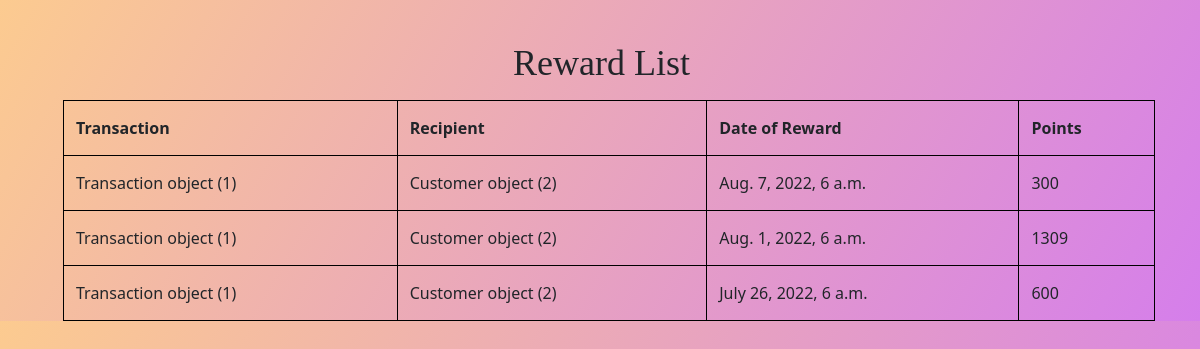
The app's page /wallet/reward_list/ with its own data.
### wallet/models.py (models this page shows)
class Reward(models.Model):
    transaction= models.ForeignKey(Transaction,on_delete=models.CASCADE,related_name='reward_transaction')
    recipient = models.ForeignKey(Customer,on_delete=models.CASCADE,related_name='reward_recipient')
    date_of_reward = models.DateTimeField()
    points = models.IntegerField()

class Transaction(models.Model):
    message = models.CharField(max_length=100)
    wallet = models.ForeignKey(Wallet,on_delete=models.CASCADE,related_name='transaction_wallet')
    transaction_amount = models.BigIntegerField()
    transaction_charge = models.IntegerField()
    transaction_type = models.CharField(max_length=16)
    origin_account = models.ForeignKey(Wallet, on_delete=models.CASCADE,related_name='transaction_origin')
    destination_account = models.ForeignKey(Wallet, on_delete=models.CASCADE,related_name='transaction_destination')

class Customer(models.Model):
    first_name=models.CharField(max_length=20)
    last_name=models.CharField(max_length=20)
    address=models.CharField(max_length=95)
    email=models.EmailField(max_length=254)
    phone_number=models.CharField(max_length=13)
    GENDER_CHOICES = (
           ("M", "Male"),
           ("F", "Female"),
           ("NB", "Non-Binary"),
    )
    gender=models.CharField(max_length=10,choices=GENDER_CHOICES)
    age=models.PositiveSmallIntegerField()
    profile_picture = models.ImageField(default='default.jpg', upload_to='profile_pics')

### wallet/views.py (the view)
# urls.py: path("reward_list/",list_rewards,name="registration"),
def list_rewards(request):
 rewards = Reward.objects.all()
 return render(request,'wallet/reward_list.html',
    {"Reward":rewards}
   )

### wallet/templates/wallet/reward_list.html (shortened to what this page needs)
<!DOCTYPE html>
<html lang="en">
<head>
 <link href="https://cdn.jsdelivr.net/npm/bootstrap@5.0.2/dist/css/bootstrap.min.css" rel="stylesheet">
</head>
<body>
  <h1>Reward List</h1>
  <table>
    <tr>
      <th>Transaction</th>
      <th>Recipient</th>
      <th>Date of Reward </th>
      <th>Points</th>
    </tr>
    <tr>{%for rewards in Reward%}</tr>
    <td>{{rewards.transaction}}</td>
    <td>{{rewards.recipient}}</td>
    <td>{{rewards.date_of_reward}}</td>
    <td>{{rewards.points}}</td>
    {%endfor%}
  </table>
</body>
</html>

### wallet/templates/wallet/reward_list.html (style rules this page uses)
body { background-image: linear-gradient(120deg, #fccb90 0%, #d57eeb 100%); }
table, td, th { border: 1px solid black; }
table { border-collapse: collapse; width: 91%; margin-top: 15px; margin-left: 63px; }
th { padding: 15px 12px; }
td { text-align: left; padding: 15px 12px; }
h1 { margin-left: 513px; padding-top: 42px; font-size: 36px; font-family: cursive; }

### records on screen
Reward: transaction "Transaction object (1)", recipient "Customer object (2)", date_of_reward "Aug. 7, 2022, 6 a.m.", points "300"
Reward: transaction "Transaction object (1)", recipient "Customer object (2)", date_of_reward "Aug. 1, 2022, 6 a.m.", points "1309"
Reward: transaction "Transaction object (1)", recipient "Customer object (2)", date_of_reward "July 26, 2022, 6 a.m.", points "600"
